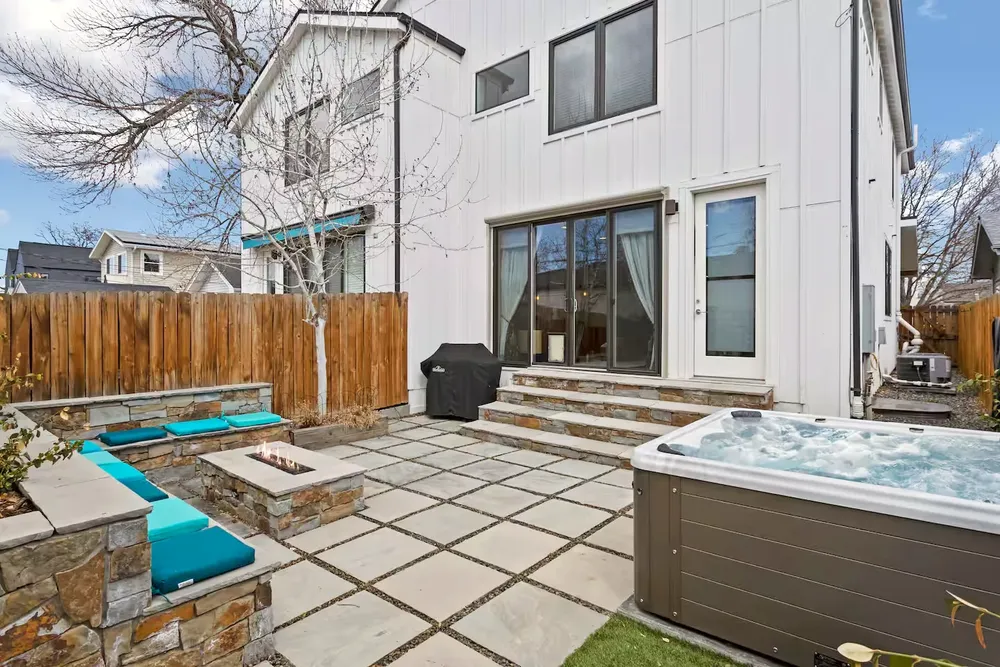
#> input picture assets/img/homes/backyard-hot-tub-1440.webp, 1000 x 667 px, shrunk from 1440 x 960 before the run
$ python grade.py ../assets/img/homes/backyard-hot-tub-1440.webp ../assets/img/homes/backyard-hot-tub-800.webp
#> lines starting #> are read from the running program, lines starting #| are printed output that depends on the picture; after the words box and inside, x2 and y2 are one past the last pixel; in counts of white or black regions, pixels touching at a corner belong together
# Shared photo grade for skyrundenver.com: neutral whites, one brightness target, loud colors pulled back slightly.
# Applied to every home photo so different sources read as one set. Used by tools/make_photos.py.
import sys, numpy as np
from PIL import Image
try: import pillow_avif
except: pass
def srgb2lin(x): return np.where(x<=0.04045,x/12.92,((x+0.055)/1.055)**2.4)
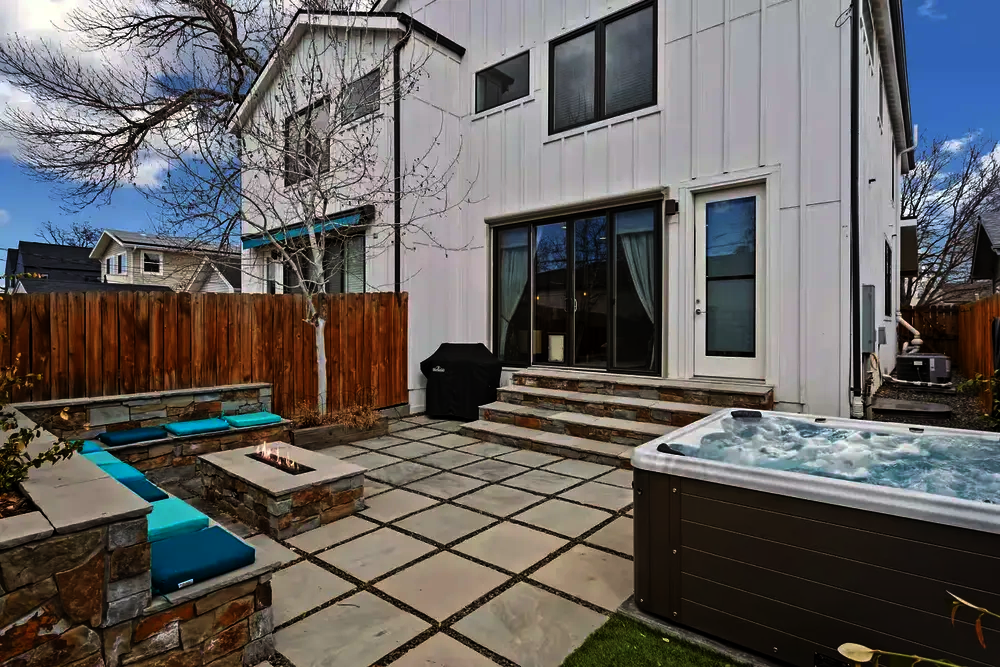
#> returned value: shape (667, 1000, 3) float32; mean of channels 0, 1, 2 0.393, 0.381, 0.375; drawn as R, G, B
def lin2srgb(x): return np.where(x<=0.0031308,x*12.92,1.055*np.clip(x,0,None)**(1/2.4)-0.055)
def grade(im, target_L=0.60, target_sat=0.20, wb=0.6, warmth=0.01):
    a=np.asarray(im.convert('RGB')).astype(np.float32)/255
    lin=srgb2lin(a)
    # white balance from bright neutral-ish pixels (walls, ceilings)
    lum=lin.mean(2); mask=(lum>np.percentile(lum,60))&(lum<np.percentile(lum,98))
#> after `lum = lin.mean(2)`:
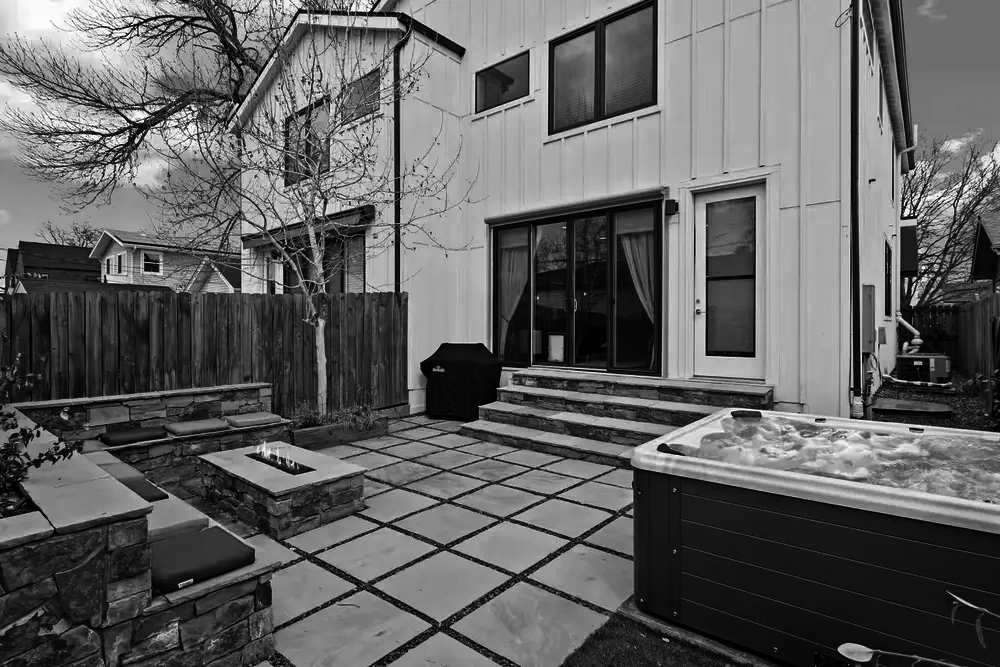
#> lum: shape (667, 1000) float32; min 0, max 1, mean 0.383
#> after `mask = (lum > np.percentile(lum, 60)) & (lum < np.percentile(lum, 98))`:
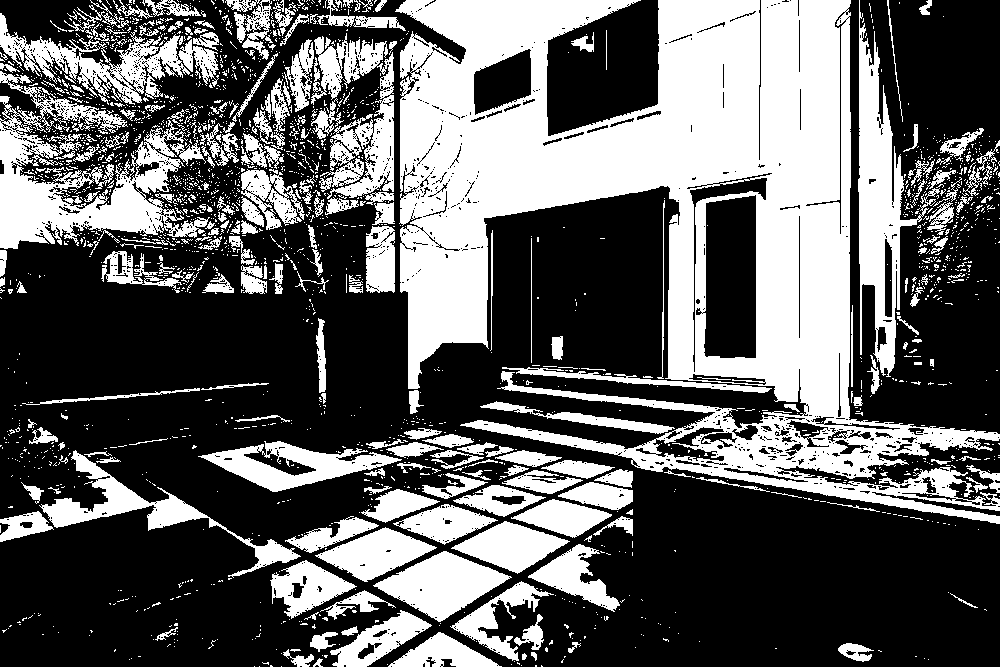
#> mask: shape (667, 1000) bool; 37.9% white; 2222 white regions (1961 under 20 px), largest, box (x1, y1, x2, y2) and area: (395, 0, 1000, 524) 129869, (0, 71, 210, 249) 14084, (858, 0, 940, 377) 9508
    m=lin[mask].mean(0); g=m.mean()/m; g=1+(g-1)*wb
#> after `m = lin[mask].mean(0)`: m = [0.64, 0.636, 0.64]
#> after `g = m.mean() / m`: g = [0.998, 1, 0.998]
#> after `g = 1 + (g - 1) * wb`: g = [0.999, 1, 0.999]
    g=g*np.array([1+warmth,1,1-warmth]); lin=lin*g
#> after `g = g * np.array([1 + warmth, 1, 1 - warmth])`: g = [1.01, 1, 0.989]
    s=lin2srgb(np.clip(lin,0,1))
    # exposure to target mean luminance (gamma), gentle s-curve
    L=(0.2126*s[...,0]+0.7152*s[...,1]+0.0722*s[...,2])
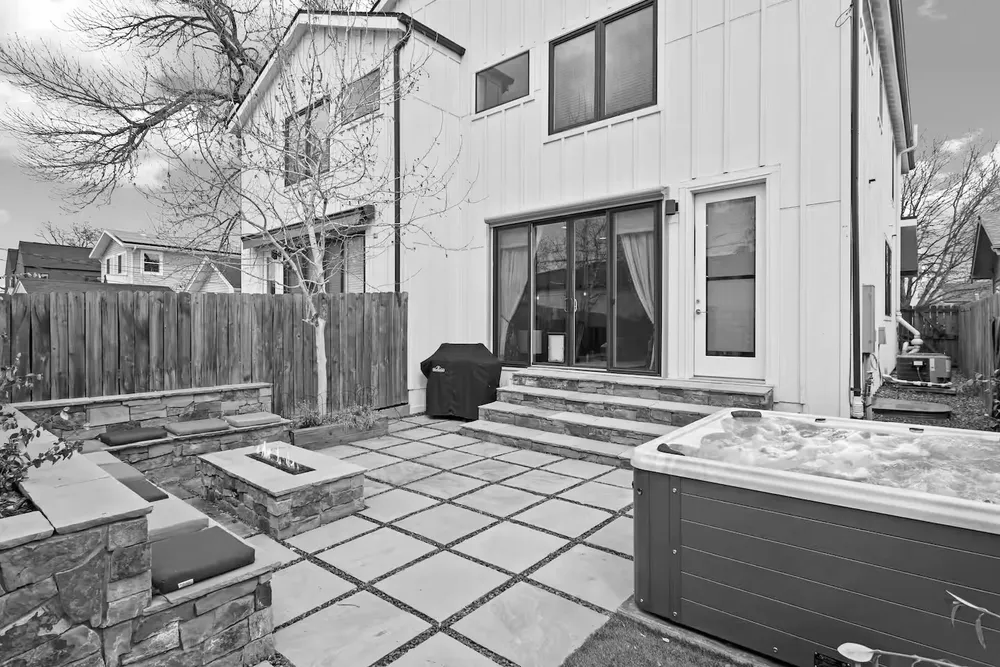
#> L: shape (667, 1000) float64; min 0, max 1, mean 0.599
    gam=np.clip(np.log(target_L)/np.log(max(L.mean(),1e-3)),0.75,1.35)
#> gam = 0.998
    s=np.clip(s,0,1)**gam
    s=s+0.06*np.sin(2*np.pi*s)/ (2*np.pi)*-1  # slight contrast
    s=np.clip(s,0,1)
    # saturation normalize
    mx=s.max(2);mn=s.min(2);sat=((mx-mn)/(mx+1e-6)).mean()
#> after `mx = s.max(2)`:
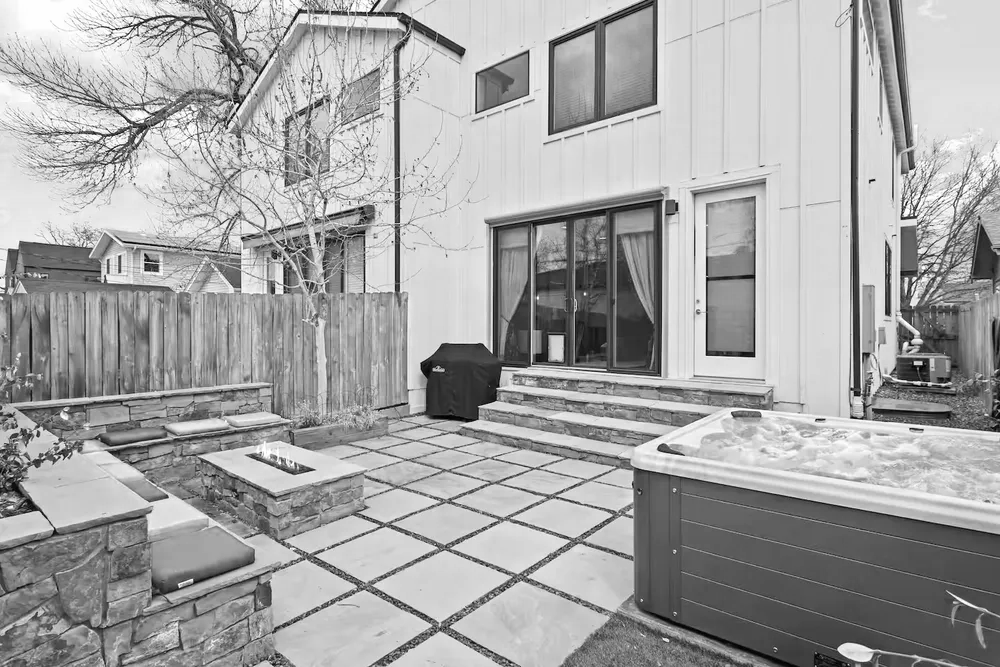
#> mx: shape (667, 1000) float64; min 0, max 1, mean 0.648
#> after `mn = s.min(2)`:
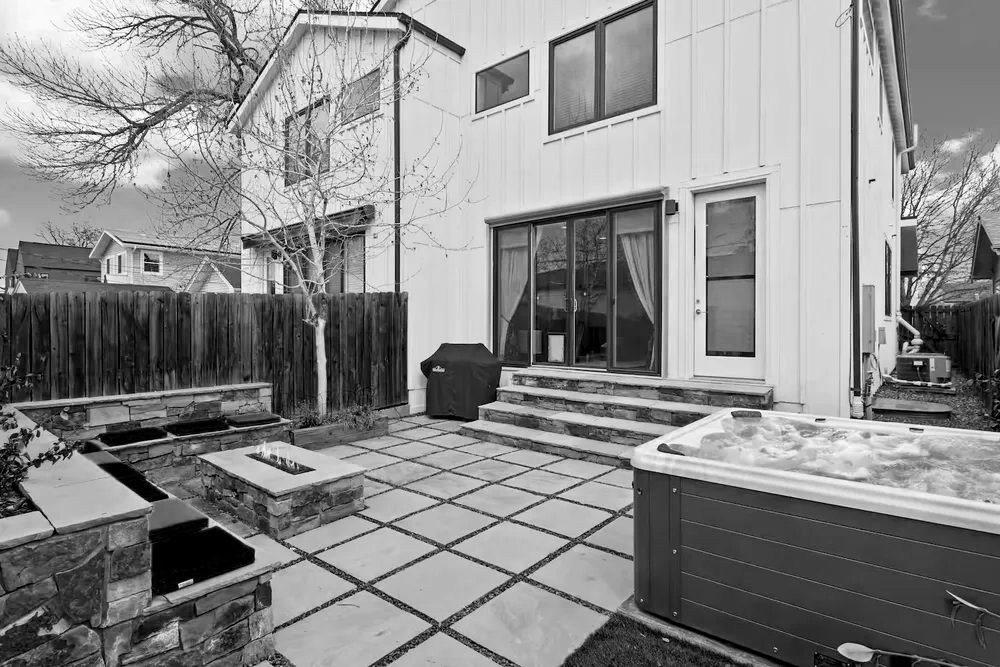
#> mn: shape (667, 1000) float64; min 0, max 0.995, mean 0.541
#> after `sat = ((mx - mn) / (mx + 1e-06)).mean()`: sat = 0.199
    k=np.clip(target_sat/max(sat,1e-3),0.82,1.08)
#> k = 1
    gray=(0.2126*s[...,0]+0.7152*s[...,1]+0.0722*s[...,2])[...,None]
    s=np.clip(gray+(s-gray)*k,0,1)
    return Image.fromarray((s*255+0.5).astype(np.uint8))
#> returned value: PIL image 1000x667 RGB
if __name__=='__main__':
    grade(Image.open(sys.argv[1])).save(sys.argv[2],quality=90)

$ run again, on assets/img/homes/brick-living-1440.webp
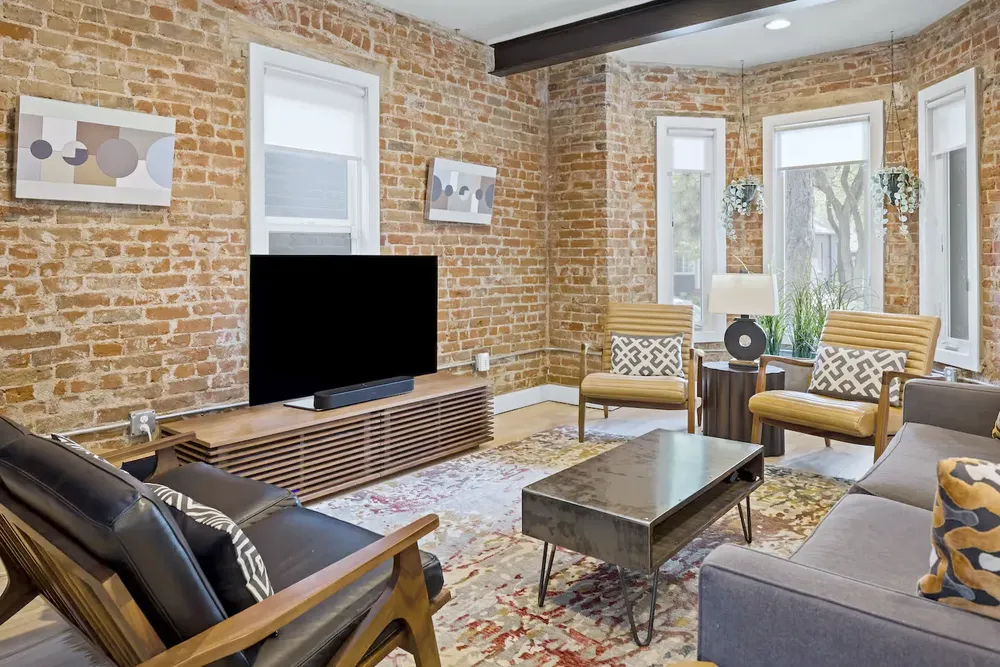
#> input picture assets/img/homes/brick-living-1440.webp, 1000 x 667 px, shrunk from 1440 x 960 before the run
#> in grade, `mask = (lum > np.percentile(lum, 60)) & (lum < np.percentile(lum, 98))`:
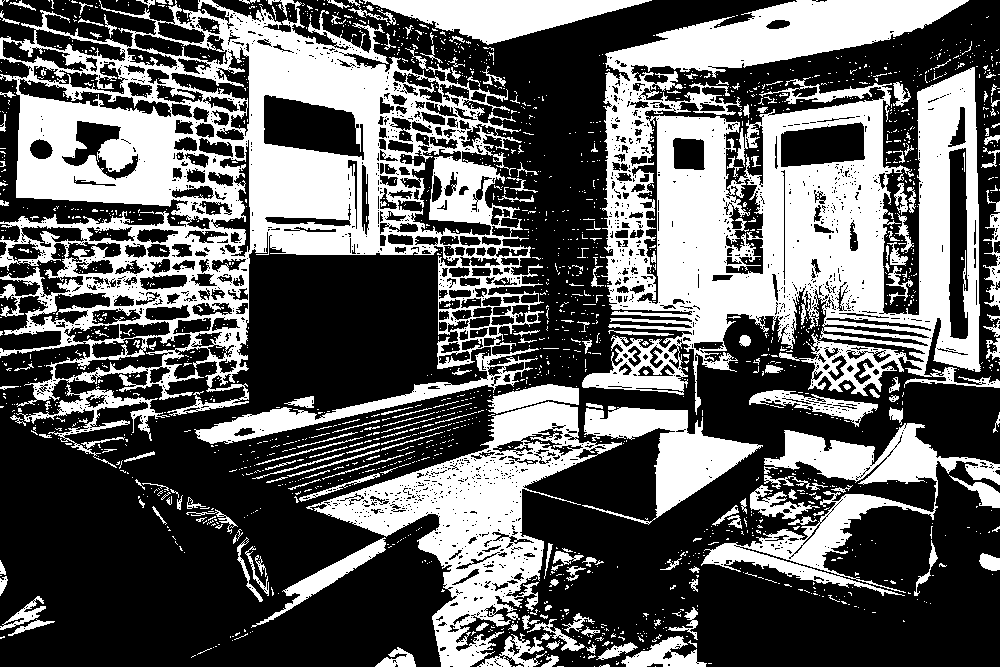
#> mask: shape (667, 1000) bool; 38% white; 1970 white regions (1756 under 20 px), largest, box (x1, y1, x2, y2) and area: (0, 0, 544, 444) 86584, (582, 0, 1000, 415) 84388, (306, 401, 622, 667) 23726
#> m = [0.554, 0.51, 0.464]
#> in grade, `g = m.mean() / m`: g = [0.919, 0.999, 1.1]
#> in grade, `g = 1 + (g - 1) * wb`: g = [0.951, 1, 1.06]
#> in grade, `g = g * np.array([1 + warmth, 1, 1 - warmth])`: g = [0.961, 1, 1.05]
#> gam = 0.826
#> in grade, `mn = s.min(2)`:
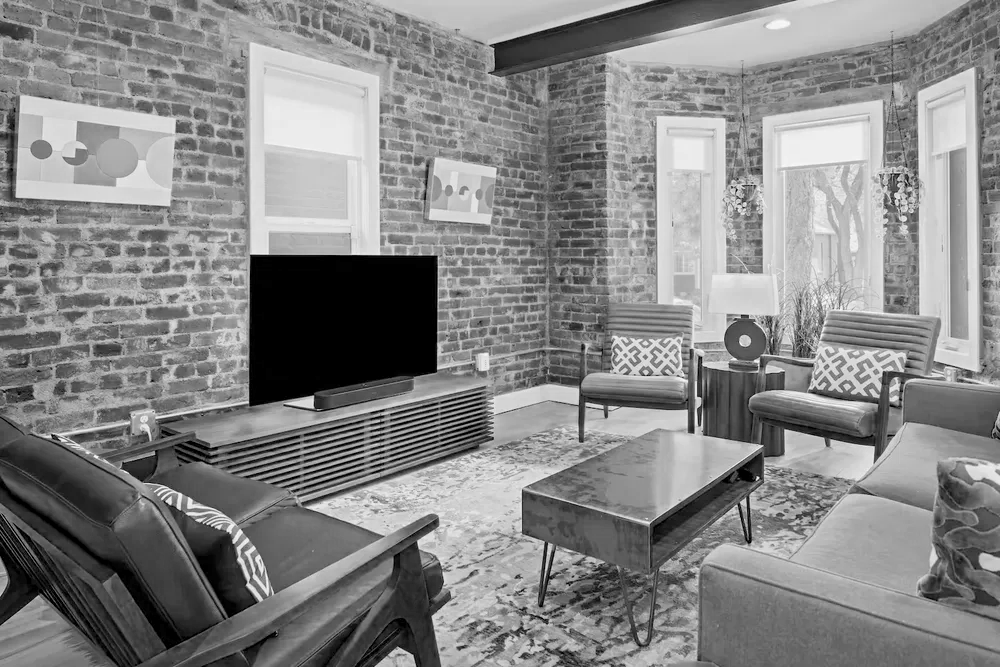
#> mn: shape (667, 1000) float64; min 0, max 0.986, mean 0.528
#> sat = 0.198
#> k = 1.01

$ run again, on assets/img/homes/brick-reading-nook-1440.webp
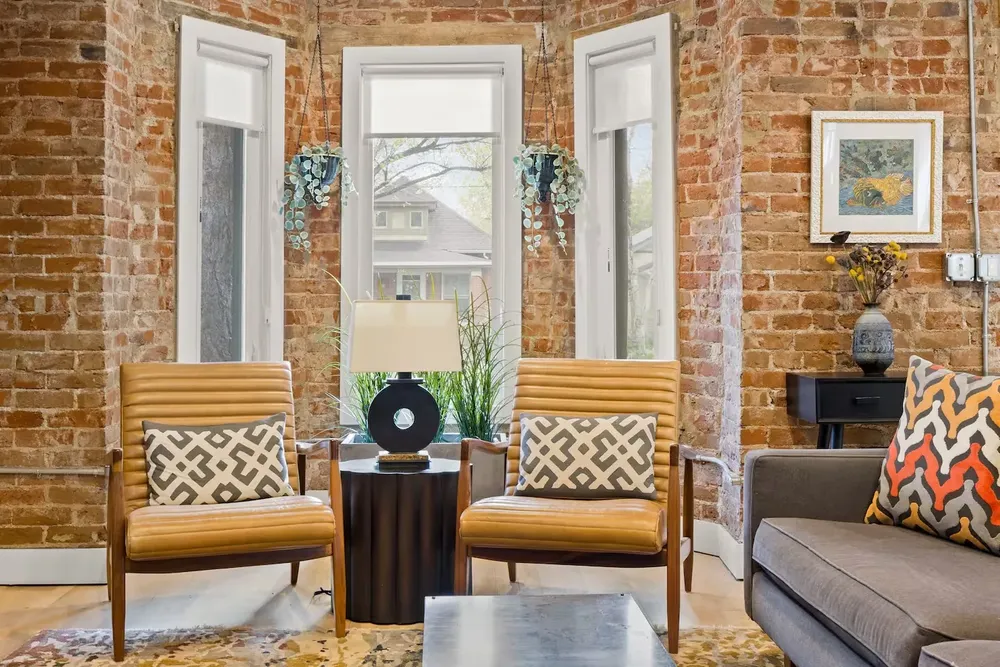
#> input picture assets/img/homes/brick-reading-nook-1440.webp, 1000 x 667 px, shrunk from 1440 x 960 before the run
#> in grade, `mask = (lum > np.percentile(lum, 60)) & (lum < np.percentile(lum, 98))`:
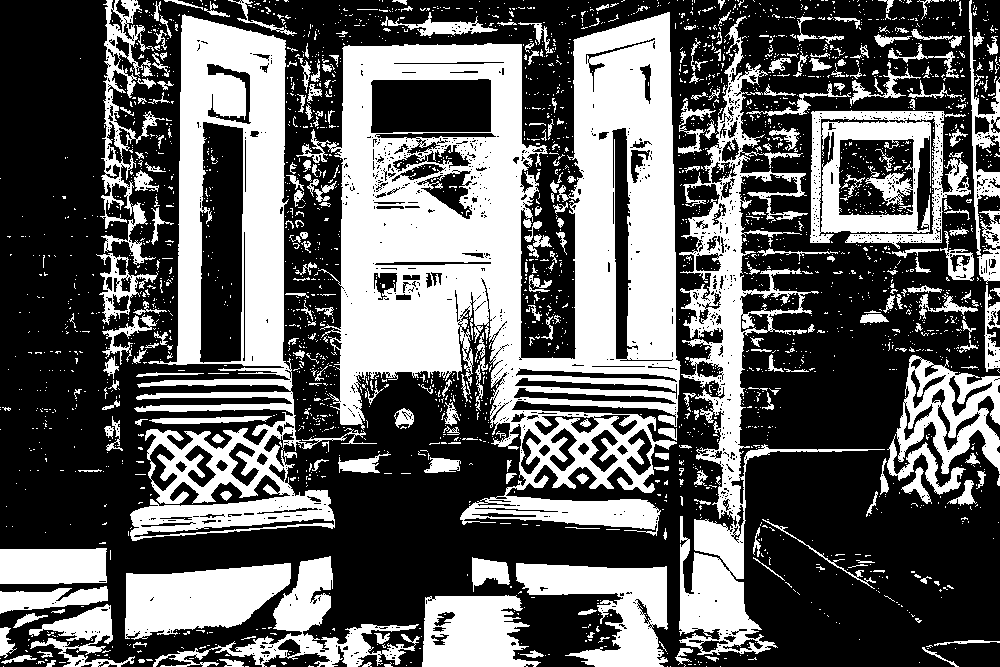
#> mask: shape (667, 1000) bool; 38% white; 2719 white regions (2413 under 20 px), largest, box (x1, y1, x2, y2) and area: (318, 12, 681, 536) 94206, (130, 14, 377, 541) 39354, (679, 16, 885, 655) 22886
#> m = [0.6, 0.506, 0.421]
#> in grade, `g = m.mean() / m`: g = [0.848, 1.01, 1.21]
#> in grade, `g = 1 + (g - 1) * wb`: g = [0.909, 1, 1.13]
#> in grade, `g = g * np.array([1 + warmth, 1, 1 - warmth])`: g = [0.918, 1, 1.11]
#> gam = 0.863
#> sat = 0.277
#> k = 0.82
#> in grade, `s=np.clip(gray+(s-gray)*k,0,1)`:
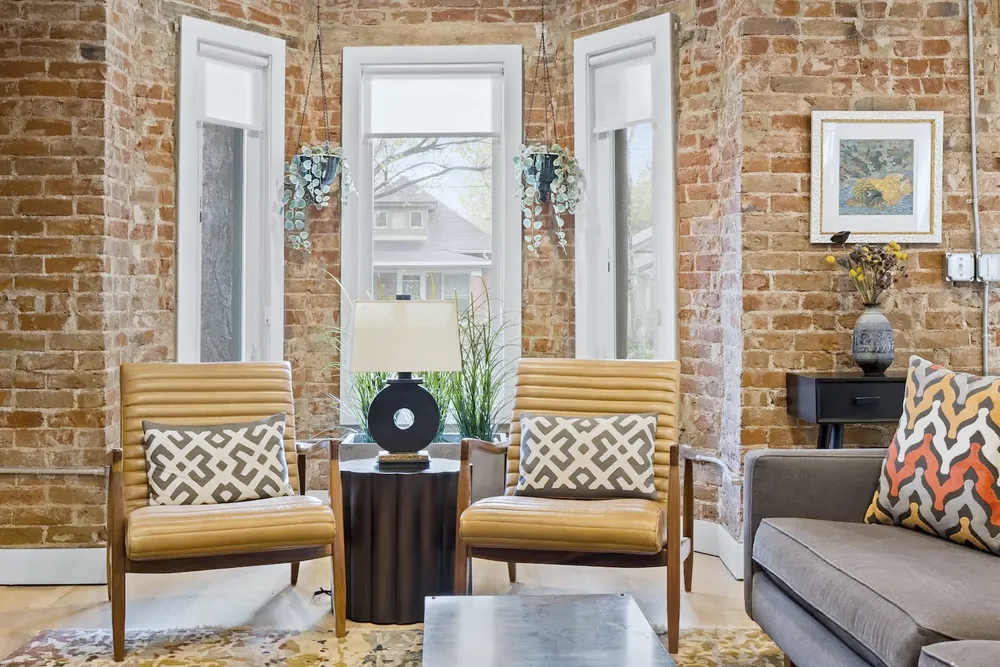
#> s: shape (667, 1000, 3) float64; mean R, G, B 0.644, 0.59, 0.53
